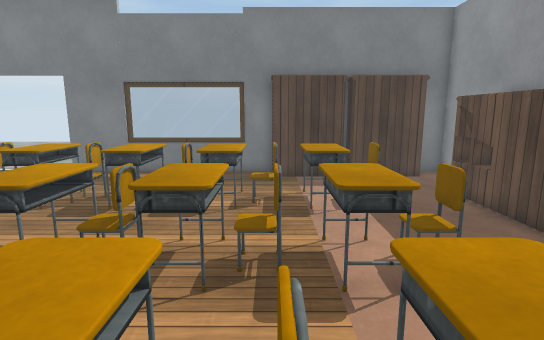
[1] (above)

17 first-person views from a walk through a scene from a Unity 3-D project. The camera is 1.5 m above the floor, tilts 10° down and sees 80° across. Doors are open. The floor is counted in squares, 0.5 m on a side. Each view is taken from the middle of a square. On the plan, view 1 faces up. The plan holds only what a view shows up to about 20 squares ahead; the rest is blank. The place goes on beyond the plan. The player is left out. Surface patterns are stand-ins for the level's own textures.

[2]
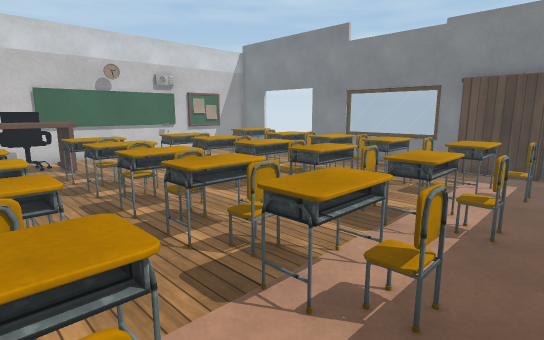

[3]
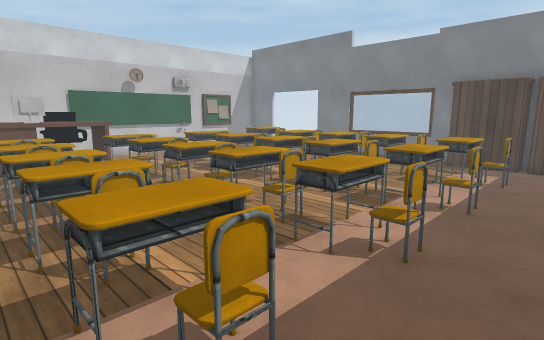

[4]
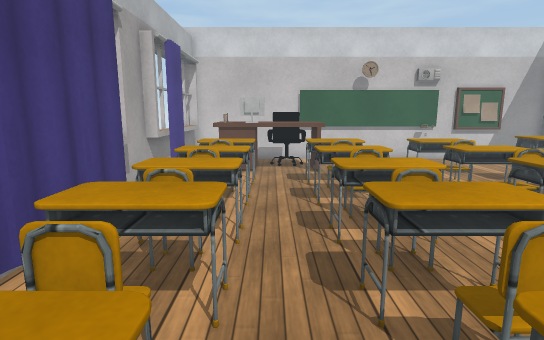

[5]
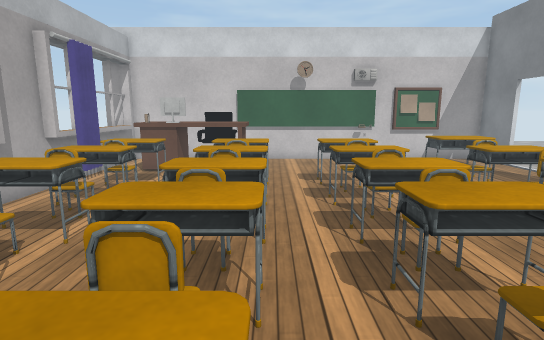

[6]
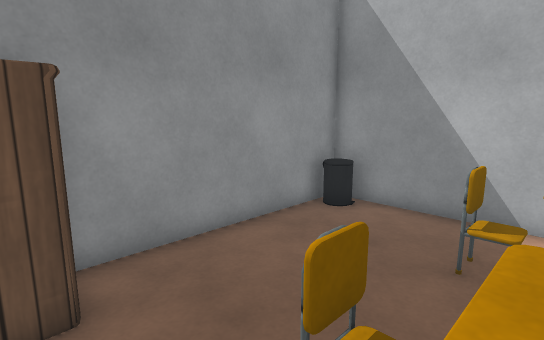

[7]
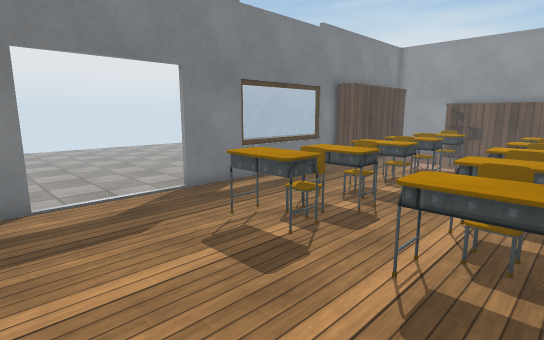

[8]
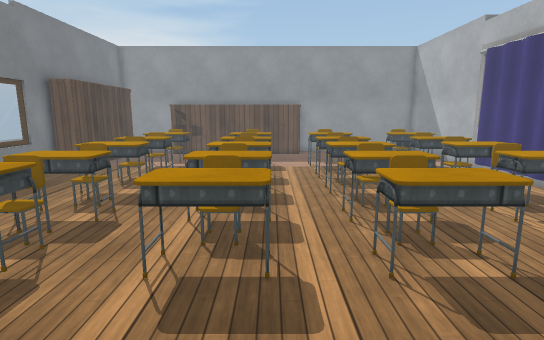

[9]
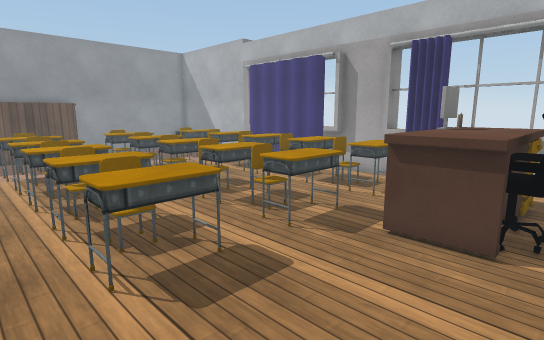

[10]
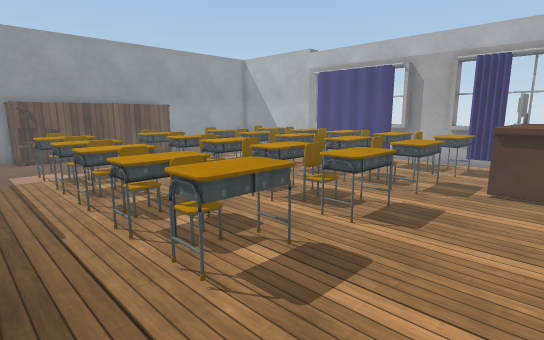

[11]
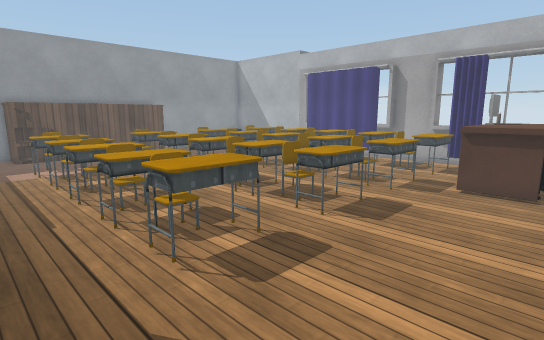

[12]
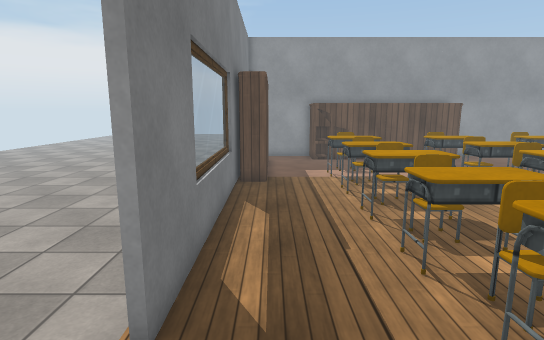

[13]
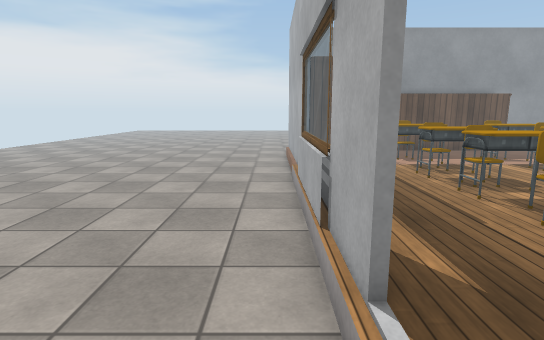

[14]
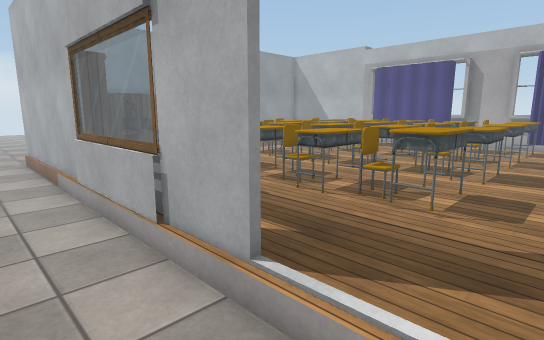

[15]
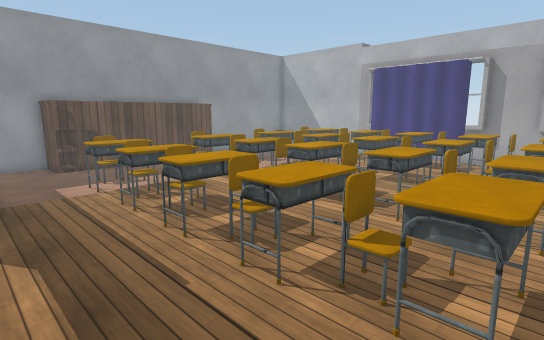

[16]
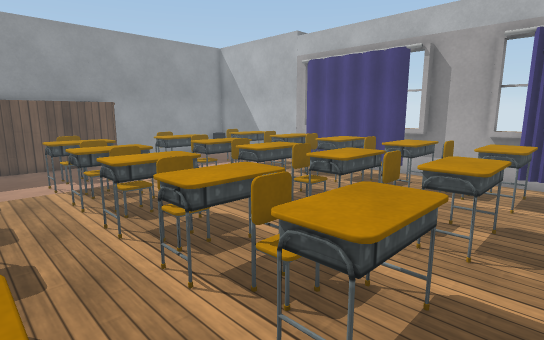

[17]
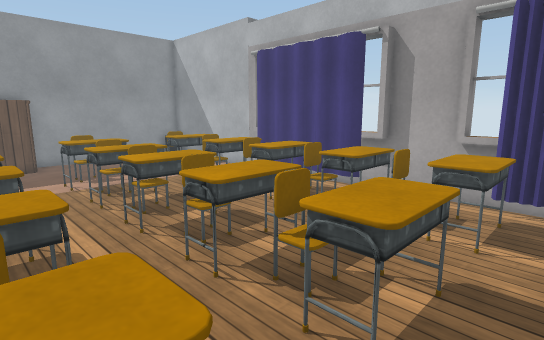

### Floor plan
Key: @ floor where view 1 was taken; # wall or solid block; . main floor; - floor 0.25 m lower than the main floor; : floor 1 m higher than the main floor; D open door; = window, fence, low wall or low ledge; ^ raised ledge; O other object.
Columns run from 17 left of view 1 to 10 right of it. Each row starts with its distance up from view 1.
 33                      ---
 32                     ----
 31                   ------
 30                  -------
 29    --           --------
 28    ---        ----------
 27    ----      -----------
 26    -----    ------------
 25    ------  -------------
 24    ---------------------
 23   ----------------------
 22   ----------------------
 21   ----------------------
 20   ----------------------
 19        -----------------
 18    -  ----------------------
 17 ##DDDDD###======###########-
 16  ........        O  OO    #
 15 .................OOOOOOOO.#
 14  .........................#
 13 ......................... #
 12 .....OOOOOO.OO.OO.OO....OO#
 11 .....OOOOOOOOOOOOOOOOO..OO#
 10 .....OOOOOO.OO.OO.OO....OO#
  9 ........................O
  8 ........................O
  7 .....OOOOOOOOO.OO.OO....O
  6 .....OOOOOO:OOOOOOOOOO..O
  5 .....OOO.OO.OO.OO.OO....O
  4 ........................O
  3 .....OOO.OO.OO.OO.OO....O #
  2 .OOO.OOOOOO:OOOOOOOOOO....#
  1  OOOOOOOOOOOOO.OO.OO......#
  0  OOOO. ..O..O..O.@.O......#
 -1  OOOO.....................#
 -2  OOOOOOOOOO.OO.OO.OO......#
 -3  OOOOOOOOOOOOOOOOOOOOO....#
 -4  OOOOOOOOOO.OO.OO.OO......#
 -5     ### .  ###### .......O#
 -6 ############     ##########
 -7 ^      ^

Positions as (right, up) in squares from view 1, and headings:
1: (0, 0), facing up
2: (5, -3), facing up-left
3: (6, -5), facing up-left
4: (3, -1), facing left
5: (3, 3), facing left
6: (2, 4), facing down-right
7: (-17, 5), facing up-right
8: (-17, 5), facing right
9: (-17, 9), facing down-right
10: (-16, 15), facing down-right
11: (-17, 15), facing down-right
12: (-14, 15), facing right
13: (-14, 18), facing right
14: (-14, 20), facing down-right
15: (-12, 16), facing down-right
16: (-13, 10), facing down-right
17: (-13, 6), facing down-right
